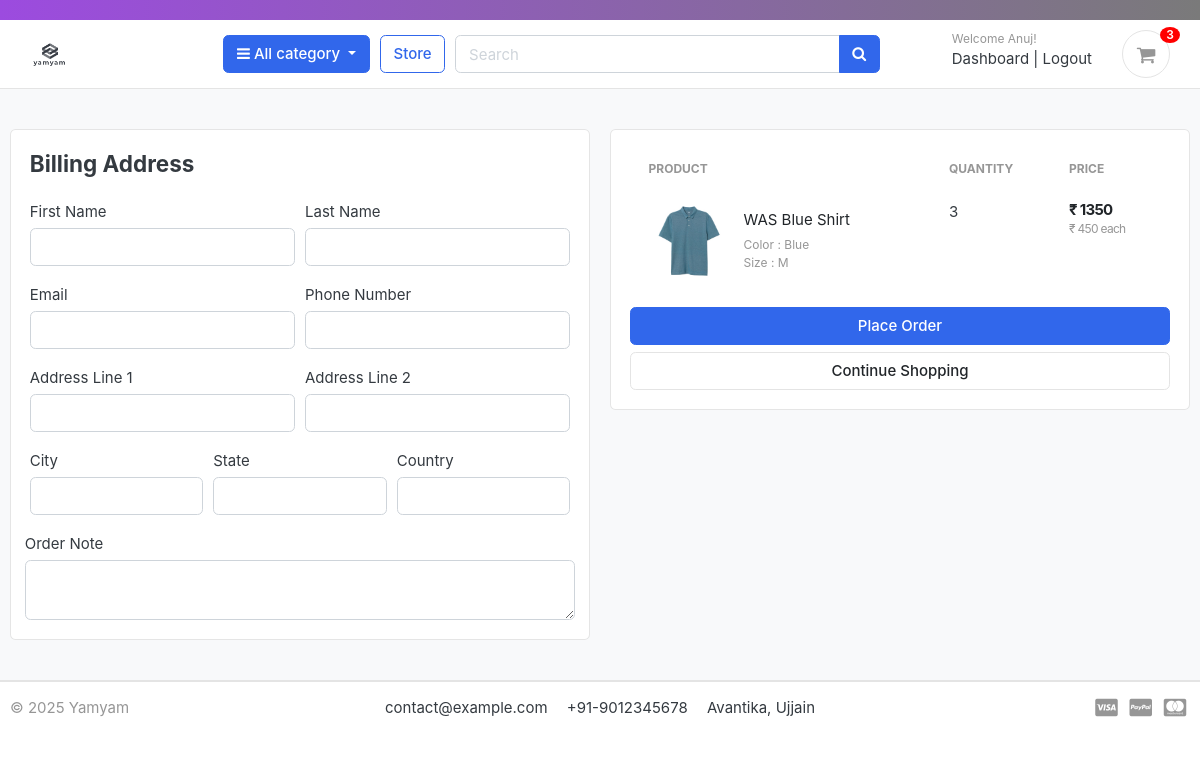
/cart/checkout/ (signed in), run on the app's committed database.
### accounts/models.py (models this page shows, shortened)
class Account(AbstractBaseUser):
    first_name      = models.CharField(max_length=50)
    last_name       = models.CharField(max_length=50)
    username        = models.CharField(max_length=50, unique=True)
    email           = models.EmailField(max_length=100, unique=True)
    phone_number    = models.CharField(max_length=50)
    date_joined     = models.DateTimeField(auto_now_add=True)
    last_login      = models.DateTimeField(auto_now_add=True)
    is_admin        = models.BooleanField(default=False)
    is_staff        = models.BooleanField(default=False)
    is_active        = models.BooleanField(default=False)
    is_superadmin        = models.BooleanField(default=False)
    USERNAME_FIELD = 'email'
    REQUIRED_FIELDS = ['username', 'first_name', 'last_name']
    objects = MyAccountManager()

### carts/models.py (models this page shows, shortened)
class CartItem(models.Model):
    user = models.ForeignKey(Account, on_delete=models.CASCADE, null=True)
    product = models.ForeignKey(Product, on_delete=models.CASCADE)
    variations = models.ManyToManyField(Variation, blank=True)
    cart    = models.ForeignKey(Cart, on_delete=models.CASCADE, null=True)
    quantity = models.IntegerField()
    is_active = models.BooleanField(default=True)
    def sub_total(self):
        return self.product.price * self.quantity

### store/models.py (models this page shows, shortened)
class Product(models.Model):
    product_name    = models.CharField(max_length=200, unique=True)
    slug            = models.SlugField(max_length=200, unique=True)
    description     = models.TextField(max_length=500, blank=True)
    price           = models.IntegerField()
    images          = models.ImageField(upload_to='photos/products')
    stock           = models.IntegerField()
    is_available    = models.BooleanField(default=True)
    category        = models.ForeignKey(Category, on_delete=models.CASCADE)
    created_date    = models.DateTimeField(auto_now_add=True)
    modified_date   = models.DateTimeField(auto_now=True)
    def get_url(self):
        return reverse('product_detail', args=[self.category.slug, self.slug])

class Variation(models.Model):
    product = models.ForeignKey(Product, on_delete=models.CASCADE)
    variation_category = models.CharField(max_length=100, choices=variation_category_choice)
    variation_value     = models.CharField(max_length=100)
    is_active           = models.BooleanField(default=True)
    created_date        = models.DateTimeField(auto_now=True)
    objects = VariationManager()

### carts/views.py (the view)
# urls.py: path('checkout/', views.checkout, name='checkout'),
@login_required(login_url='login')
def checkout(request, total=0, quantity=0, cart_items=None):
    try:
        tax = 0
        grand_total = 0
        if request.user.is_authenticated:
            cart_items = CartItem.objects.filter(user=request.user, is_active=True)
        else:
            cart = Cart.objects.get(cart_id=_cart_id(request))
            cart_items = CartItem.objects.filter(cart=cart, is_active=True)
        for cart_item in cart_items:
            total += (cart_item.product.price * cart_item.quantity)
            quantity += cart_item.quantity
        tax = (2 * total)/100
        grand_total = total + tax
    except ObjectDoesNotExist:
        pass #just ignore
    context = {
        'total': total,
        'quantity': quantity,
        'cart_items': cart_items,
        'tax'       : tax,
        'grand_total': grand_total,
    }
    return render(request, 'store/checkout.html', context)

### carts/context_processors.py (called while the page is built)
def counter(request):
    cart_count = 0
    if 'admin' in request.path:
        return {}
    else:
        try:
            cart = Cart.objects.filter(cart_id=_cart_id(request))
            if request.user.is_authenticated:
                cart_items = CartItem.objects.all().filter(user=request.user)
            else:
                cart_items = CartItem.objects.all().filter(cart=cart[:1])
            for cart_item in cart_items:
                cart_count += cart_item.quantity
        except Cart.DoesNotExist:
            cart_count = 0
    return dict(cart_count=cart_count)

### carts/views.py (called while the page is built)
def _cart_id(request):
    cart = request.session.session_key
    if not cart:
        cart = request.session.create()
    return cart

### category/context_processors.py (called while the page is built)
def menu_links(request):
    links = Category.objects.all()
    return dict(links=links)

### category/models.py (called while the page is built)
    def get_url(self):
            return reverse('products_by_category', args=[self.slug])

### templates/store/checkout.html (shortened to what this page needs)
{% extends 'base.html' %}
{% load static %}
{% block content %}
<section class="section-content padding-y bg">
<div class="container">
<div class="row">
	<aside class="col-lg-6">
<div class="card">
  <div class="card-body">
    <h4 class="card-title mb-4">Billing Address</h4>
    <form action="{% url 'place_order' %}" method="POST">
      <div class="form-row">
        <div class="col form-group">
          <label for="">First Name</label>
          <input type="text" name="first_name" class="form-control" required>
        </div>
        <div class="col form-group">
          <label for="">Last Name</label>
          <input type="text" name="last_name" class="form-control" required>
        </div>
      </div>
      <div class="form-row">
        <div class="col form-group">
          <label for="">Email</label>
          <input type="email" name="email" class="form-control" required>
        </div>
        <div class="col form-group">
          <label for="">Phone Number</label>
          <input type="text" name="phone" class="form-control" required>
        </div>
      </div>
      <div class="form-row">
        <div class="col form-group">
          <label for="">Address Line 1</label>
          <input type="text" name="address_line_1" class="form-control" required>
        </div>
        <div class="col form-group">
          <label for="">Address Line 2</label>
          <input type="text" name="address_line_2" class="form-control">
        </div>
      </div>
      <div class="form-row">
        <div class="col form-group">
          <label for="">City</label>
          <input type="text" name="city" class="form-control" required>
        </div>
        <div class="col form-group">
          <label for="">State</label>
          <input type="text" name="state" class="form-control" required>
        </div>
        <div class="col form-group">
          <label for="">Country</label>
          <input type="text" name="country" class="form-control" required>
        </div>
        </div>
        <div class="form-row">
          <label for="">Order Note</label>
          <textarea name="order_note" rows="2" class="form-control"></textarea>
        </div>
  </div>
</div>
	</aside>
	<aside class="col-lg-6">
		<div class="card">
		<div class="card-body">
      <table class="table table-borderless table-shopping-cart">
      <thead class="text-muted">
      <tr class="small text-uppercase">
        <th scope="col">Product</th>
        <th scope="col" width="120">Quantity</th>
        <th scope="col" width="120">Price</th>
      </tr>
      </thead>
      <tbody>
      {% for cart_item in cart_items %}
      <tr>
      	<td>
      		<figure class="itemside align-items-center">
      			<div class="aside"><img src="{{ cart_item.product.images.url }}" class="img-sm"></div>
      			<figcaption class="info">
      				<a href="{{ cart_item.product.get_url }}" class="title text-dark">{{ cart_item.product.product_name }}</a>
      				<p class="text-muted small">
      					{% if cart_item.variations.all %}
      						{% for item in cart_item.variations.all %}
      							{{ item.variation_category | capfirst }} : {{ item.variation_value | capfirst }} <br>
      						{% endfor %}
      					{% endif %}
      				</p>
      			</figcaption>
      		</figure>
      	</td>
      	<td>
      				<label for="">{{cart_item.quantity}}</label>
      	</td>
      	<td>
      		<div class="price-wrap">
      			<var class="price">₹ {{ cart_item.sub_total }}</var>
      			<small class="text-muted"> ₹ {{ cart_item.product.price }} each </small>
      		</div>
      	</td>
      </tr>
      {% endfor %}
      </tbody>
      </table>
      <button type="submit" name="submit" class="btn btn-primary btn-block">Place Order</button>
			<a href="{% url 'store' %}" class="btn btn-light btn-block">Continue Shopping</a>
		</div>
		</div>
</aside>
</div>
</div>
</section>
{% endblock %}

### templates/includes/navbar.html (shortened to what this page needs)
{% load static %}
<div class="container-fluid" style="text-align:center;background-image: linear-gradient(to right, #9c4bdf , #7A7A7A);padding:10px;font-weight: 600;position:sticky;top:0;z-index:999;">
</div>
<header class="section-header">
<section class="header-main border-bottom">
  <div class="container">
<div class="row align-items-center">
  <div class="col-lg-2 col-md-3 col-6">
    <a href="{% url 'home' %}" class="brand-wrap">
      <img class="logo" src="/static/images/logo.png">
    </a>
  </div>
  <div class="col-lg col-sm col-md col-6 flex-grow-0">
    <div class="category-wrap dropdown d-inline-block float-right">
      <button type="button" class="btn btn-primary dropdown-toggle" data-toggle="dropdown">
        <i class="fa fa-bars"></i> All category
      </button>
    </div>
  </div>
  <a href="{% url 'store' %}" class="btn btn-outline-primary">Store</a>
  <div class="col-lg  col-md-6 col-sm-12 col">
    <form action="{% url 'search' %}" class="search" method='GET'>
      <div class="input-group w-100">
          <input type="text" class="form-control" style="width:60%;" placeholder="Search" name="keyword" required>
          <div class="input-group-append">
            <button class="btn btn-primary" type="submit">
              <i class="fa fa-search"></i>
            </button>
          </div>
        </div>
    </form>
  </div>
  <div class="col-lg-3 col-sm-6 col-8 order-2 order-lg-3">
        <div class="d-flex justify-content-end mb-3 mb-lg-0">
          {% if user.id is None %}
          <div class="widget-header">
            <small class="title text-muted">Welcome guest!</small>
            <div>
              <a href="{% url 'login' %}">Sign in</a> <span class="dark-transp"> | </span>
              <a href="{% url 'register' %}"> Register</a>
            </div>
          </div>
          {% else %}
          <div class="widget-header">
            <small class="title text-muted">Welcome {{user.first_name}}!</small>
            <div>
              <a href="{% url 'dashboard' %}">Dashboard</a> <span class="dark-transp"> | </span>
              <a href="{% url 'logout' %}"> Logout</a>
            </div>
          </div>
          {% endif %}
          <a href="{% url 'cart' %}" class="widget-header pl-3 ml-3">
            <div class="icon icon-sm rounded-circle border"><i class="fa fa-shopping-cart"></i></div>
            <span class="badge badge-pill badge-danger notify">{{cart_count}}</span>
          </a>
        </div>
      </div>
</div>
  </div>
</section>
</header>

### static/css/ui.css (style rules this page uses)
html { font-family: "Inter", sans-serif; font-size: 15px; }
.price-wrap { letter-spacing: -0.7px; }
.icon-xs, .icon-sm, .icon-md, .icon-lg { display: inline-block; text-align: center; flex-shrink: 0; flex-grow: 0; }
.icon-sm { width: 48px; height: 48px; line-height: 48px !important; font-size: 20px; }
.img-xs, .img-sm, .img-md, .img-lg { -o-object-fit: cover; object-fit: cover; flex-shrink: 0; flex-grow: 0; }
.img-sm { width: 80px; height: 80px; }
.padding-y { padding-top: 40px; padding-bottom: 40px; }
var { font-style: normal; }
figure { margin-bottom: 0; }
article:after, .form-group:after { display: block; clear: both; content: ""; }
.bg { background-color: #f8f9fa; }
p:last-child { margin-bottom: 0; }
.header-main { display: flex; align-items: center; justify-content: space-between; flex-wrap: wrap; padding: 10px 20px; position: relative; background-color: #fff; border-bottom: 1px solid #eee; }
.brand-wrap { display: flex; align-items: center; gap: 10px; text-decoration: none; color: #333; }
.brand-wrap .logo, .navbar-brand .logo { height: 40px; width: auto; margin-right: 7px; max-height: 100%; display: inline-block; vertical-align: middle; }
.widget-header { display: inline-block; vertical-align: middle; position: relative; }
.widget-header a { color: #343a40; }
.widget-header i { color: #969696; }
.widget-header .title { display: block; }
.widget-header .notify { position: absolute; top: -3px; right: -10px; background: red; color: #fff; font-size: 12px; border-radius: 50%; padding: 2px 6px; line-height: 1; }
.btn-light { background-color: #fff; border-color: #e4e4e4; }
.itemside { position: relative; display: flex; width: 100%; }
.itemside .aside { position: relative; flex-shrink: 0; }
.itemside .info { padding-left: 15px; padding-right: 7px; }
.itemside p { margin-bottom: 0; }
.itemside .title { display: block; margin-bottom: 5px; color: #212529; }
.notify { position: absolute; top: -4px; right: -10px; display: inline-block; padding: 0.25em 0.6em; font-size: 12px; line-height: 1; text-align: center; border-radius: 3rem; color: #fff; background-color: #fa3434; }
.price { font-weight: 600; color: #212529; }
.table-shopping-cart.table td, .table-shopping-cart.table th { padding-left: 1.25rem; padding-right: 1.25rem; }
.table-shopping-cart .price-wrap { line-height: 1.2; }
.table-shopping-cart .price { font-weight: bold; margin-right: 5px; display: block; }

### data on the page
Account: first_name "Anuj"
CartItem: product.images (picture), product.product_name "WAS Blue Shirt", quantity "3", sub_total "1350", product.price "450"
Variation: variation_category "Color", variation_value "Blue"
Variation: variation_category "Size", variation_value "M"

### other printed values
{{ cart_count }} "3"
